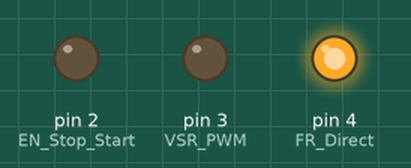
Bench run of a sketch on a simulated Arduino Uno, built with avr-gcc and run on an emulated ATmega328P. Parts: output pins drawn as LEDs (lit = HIGH).

Above: at 0.1 s.
At 19.1 s:
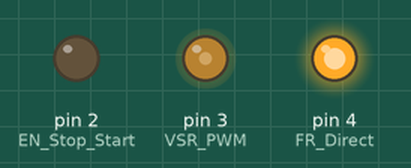
At 38.1 s:
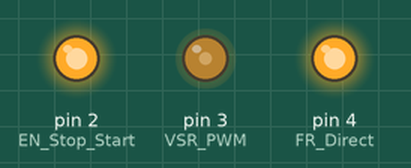
Timing chart, 0 to 39.6 s (numbered marks = the images above):
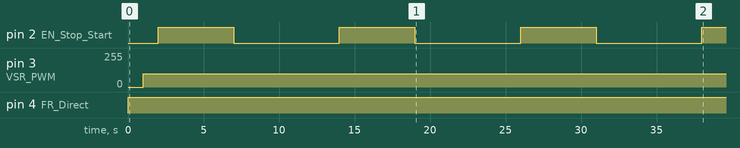

The sketch:

BlowerTest.ino
```cpp
/*BlowerTest Program to run blower using arduino and controller card
 *           Can change PWM value to change speed
 * Author - AkRoy
 * Date - 04/09/2020
 */
#define VSR_PWM 3
#define EN_Stop_Start 2
#define FR_Direct 4
#define FG_Hall 7


void setup() {
  Serial.begin(9600);
  pinMode(VSR_PWM,OUTPUT);//for controlling via PWM signal
  pinMode(EN_Stop_Start,OUTPUT);//for Start- High; Stop - Low
  pinMode(FR_Direct,OUTPUT); //for CCW - High; CW - Low
 // pinMode(FG_Hall,INPUT); // for speed pulse output
}

void loop() {
  BlowerRun();//function to run blower
  delay(5000);
  BlowerStop();//function to stop blower
  delay(5000);
}

void BlowerRun(){
  digitalWrite(FR_Direct,HIGH);
  delay(1000);
  analogWrite(VSR_PWM,100);
  delay(1000);
  digitalWrite(EN_Stop_Start,HIGH);
  }

void BlowerStop(){
  digitalWrite(EN_Stop_Start,LOW);
  }
```

Measured:
- by itself, pin 2 (EN_Stop_Start): alternates HIGH for 5.0 s and LOW for 7.0 s
- by itself, pin 3 (VSR_PWM): 0/255 → 100/255 at 1.0 s
- by itself, pin 4 (FR_Direct): LOW → HIGH at 0.00 s
